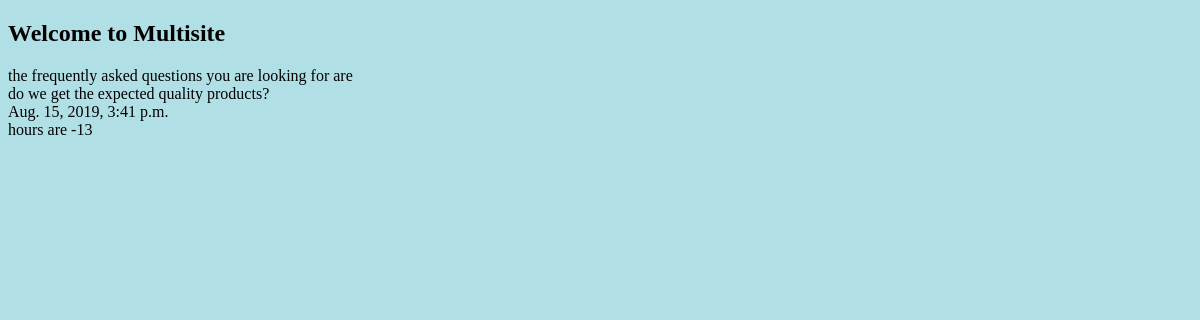
The app's page /faq/, older data.
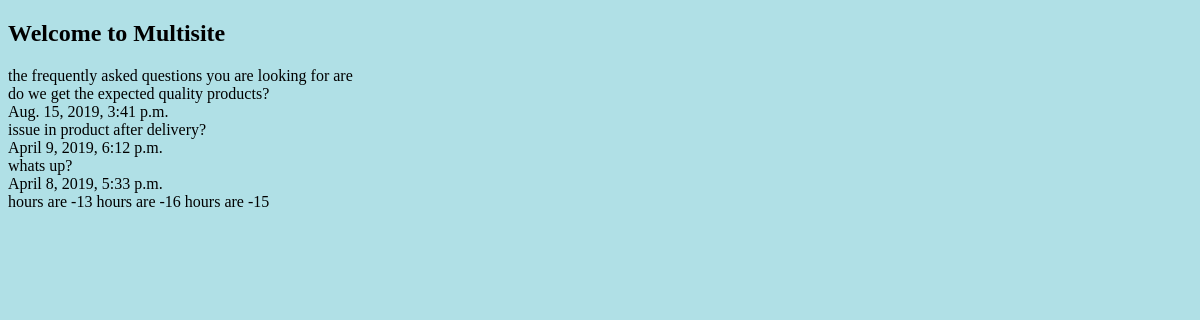
The same page, newer data.
### Home/models.py (models this page shows)
class FAQ(models.Model):
    question_text=models.CharField(max_length=200)
    added_date=models.DateTimeField('publised date')

### Home/views.py (the view)
# urls.py: path('faq/',showdetail,name='details'),
def showdetail(request):
    items=FAQ.objects.all()
    date=[]
    for x in items:
        date.append(timezone.now().hour - x.added_date.hour)
    context={'items':items,'hours':date}
    return render(request,'showdetail.html',context)

### Home/templates/showdetail.html (shortened to what this page needs)
{% extends 'basetemplate.html' %}
{% block content %}
the frequently asked questions you are looking for are<br>
{% for x in items %}
{{ x.question_text }}<br>
{{x.added_date}}<br>
{% endfor %}
{% for y in hours %}
 hours are {{ y }}
{% endfor %}
{% endblock %}

### Home/templates/basetemplate.html (shortened to what this page needs)
<!DOCTYPE html>
<html lang="en">
<head>
</head>
<body bgcolor="powderblue">
<h2>Welcome to Multisite</h2>
{% block content %}
{% endblock %}
</body>
</html>

Row changes from the older to the newer data that the page shows:
added FAQ: question_text "issue in product after delivery?", added_date "April 9, 2019, 6:12 p.m."
added FAQ: question_text "whats up?", added_date "April 8, 2019, 5:33 p.m."
Text that changed along with them:
new list line: "hours are -16"
new list line: "hours are -15"
